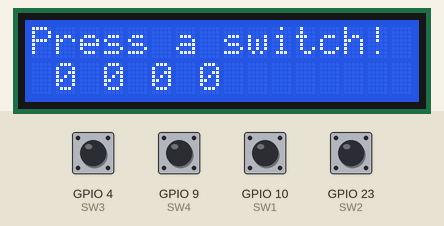
Recording of a program running on a simulated Raspberry Pi (BCM pin numbers). Parts: 16×2 character LCD. Inputs (shaded band) come from the test bench; at power-on: GPIO 4 (SW3), GPIO 9 (SW4), GPIO 10 (SW1), GPIO 23 (SW2) HIGH. What the program prints to the terminal is not drawn.

Above: at 1.2 s.
1.3 s: GPIO 4 (SW3) pulled LOW for 1 s
At 2.4 s:
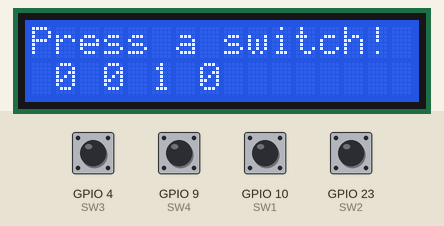
4.0 s: GPIO 9 (SW4) pulled LOW for 1 s
At 4.6 s:
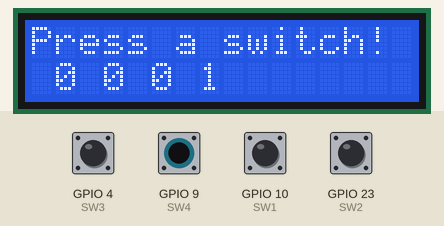
6.5 s: GPIO 10 (SW1) pulled LOW for 1 s
At 7.3 s:
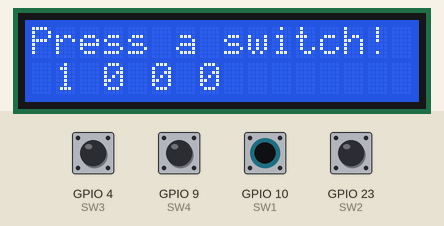
9.0 s: GPIO 23 (SW2) pulled LOW for 1 s
At 9.8 s:
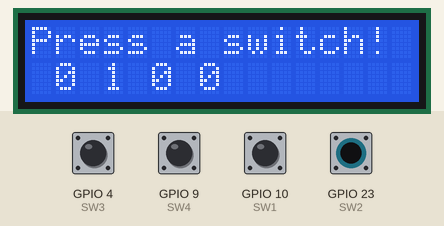
Timing chart, 0 to 12.0 s (numbered marks = the images above; inputs shaded):
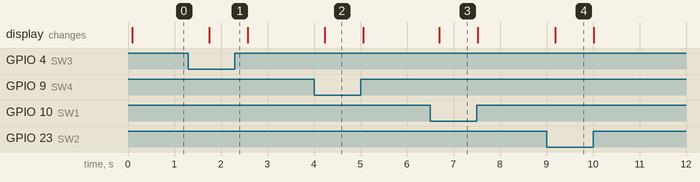

The program:

FB031_BigDisplay_2.py
```python
#!/usr/bin/python
# -*- coding: utf-8 -*-
########################################################################
#
# LCD2: Learning how to control an LCD module from Pi
#
# Author: Bruce E. Hall <bhall66@gmail.com>
# Date : 28 Feb 2013
#
# See w8bh.net for more information.
#
########################################################################
import time #for timing delays
import RPi.GPIO as GPIO
#OUTPUTS: map GPIO to LCD lines
LCD_RS = 7 #GPIO7 = Pi pin 26
LCD_E = 8 #GPIO8 = Pi pin 24
LCD_D4 = 17 #GPIO17 = Pi pin 11
LCD_D5 = 18 #GPIO18 = Pi pin 12
LCD_D6 = 27 #GPIO21 = Pi pin 13 (Use 21 on Rev.1 Pi s)
LCD_D7 = 22 #GPIO22 = Pi pin 15
OUTPUTS = [LCD_RS,LCD_E,LCD_D4,LCD_D5,LCD_D6,LCD_D7]
#INPUTS: map GPIO to Switches
SW1 = 10 #GPIO4 = Pi pin 7
SW2 = 23 #GPIO16 = Pi pin 16
SW3 = 4 #GPIO10 = Pi pin 19
SW4 = 9 #GPIO9 = Pi pin 21

INPUTS = [SW1,SW2,SW3,SW4]
#HD44780 Controller Commands
CLEARDISPLAY = 0x01
SETCURSOR = 0x80
#Line Addresses. (Pick one. Comment out whichever doesn't apply)
#LINE = [0x00,0x40,0x14,0x54] #for 20x4 display
LINE = [0x00,0x40] #for 16x2 display
########################################################################
#
# Low-level routines for configuring the LCD module.
# These routines contain GPIO read/write calls.
#
def InitIO():
	#Sets GPIO pins to input & output, as required by LCD board
	GPIO.setmode(GPIO.BCM)
	GPIO.setwarnings(False)
	for lcdLine in OUTPUTS:
		GPIO.setup(lcdLine, GPIO.OUT)
	for switch in INPUTS:
		GPIO.setup(switch, GPIO.IN, pull_up_down=GPIO.PUD_UP)

def CheckSwitches():
	#Check status of all four switches on the LCD board
	#Returns four boolean values as a tuple.
	val1 = not GPIO.input(SW1)
	val2 = not GPIO.input(SW2)
	val3 = not GPIO.input(SW3)
	val4 = not GPIO.input(SW4)
	return (val1,val2,val3,val4)


def PulseEnableLine():
	#Pulse the LCD Enable line; used for clocking in data
	mSec = 0.0005 #use half-millisecond delay
	time.sleep(mSec) #give time for inputs to settle
	GPIO.output(LCD_E, GPIO.HIGH) #pulse E high
	time.sleep(mSec)
	GPIO.output(LCD_E, GPIO.LOW) #return E low
	time.sleep(mSec) #wait before doing anything else

def SendNibble(data):
	#sends upper 4 bits of data byte to LCD data pins D4-D7
	GPIO.output(LCD_D4, bool(data & 0x10))
	GPIO.output(LCD_D5, bool(data & 0x20))
	GPIO.output(LCD_D6, bool(data & 0x40))
	GPIO.output(LCD_D7, bool(data & 0x80))

def SendByte(data,charMode=False):
	#send one byte to LCD controller
	GPIO.output(LCD_RS,charMode) #set mode: command vs. char
	SendNibble(data) #send upper bits first
	PulseEnableLine() #pulse the enable line
	data = (data & 0x0F)<< 4 #shift 4 bits to left
	SendNibble(data) #send lower bits now
	PulseEnableLine() #pulse the enable line

def InitLCD():
	#initialize the LCD controller & clear display
	SendByte(0x33) #initialize
	SendByte(0x32) #set to 4-bit mode
	SendByte(0x28) #2 line, 5x7 matrix
	SendByte(0x0C) #turn cursor off (0x0E to enable)
	SendByte(0x06) #shift cursor right
	SendByte(CLEARDISPLAY) #remove any stray characters on display

########################################################################
#
# Higher-level routines for displaying data on the LCD.
#

def SendChar(ch):
	SendByte(ord(ch),True)

def ShowMessage(string):
	#Send string of characters to display at current cursor position
	for character in string:
		SendChar(character)

def GotoLine(row):
	#Moves cursor to the given row
	#Expects row values 0-1 for 16x2 display; 0-3 for 20x4 display
	addr = LINE[row]
	SendByte(SETCURSOR+addr)

########################################################################
#
# Main Program
#

print "Pi LCD2 program starting. Ctrl-C to stop."
InitIO()
print "InitIO()"
InitLCD()
print "InitLCD()"
ShowMessage('Press a switch!')
while (True):
	GotoLine(1)
	switchValues = CheckSwitches()
	decimalResult = " %d %d %d %d" % switchValues
	ShowMessage(decimalResult)
	print(decimalResult)
	time.sleep(0.8)

#### END #############################################################
```

Measured:
- after the input at 1.3 s, the display: changes after 0.44 s (image 1)
- after the input at 4.0 s, the display: changes after 0.23 s (image 2)
- after the input at 6.5 s, the display: changes after 0.20 s (image 3)
- after the input at 9.0 s, the display: changes after 0.19 s (image 4)
